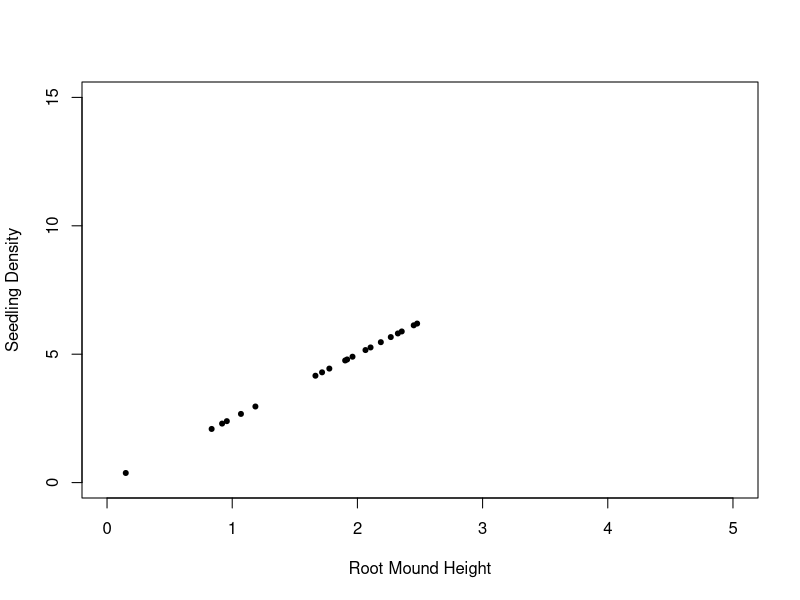
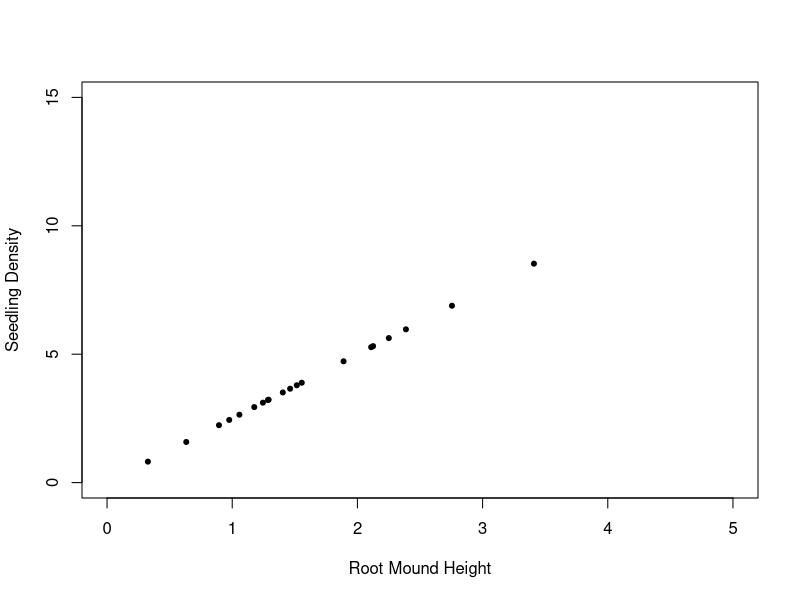
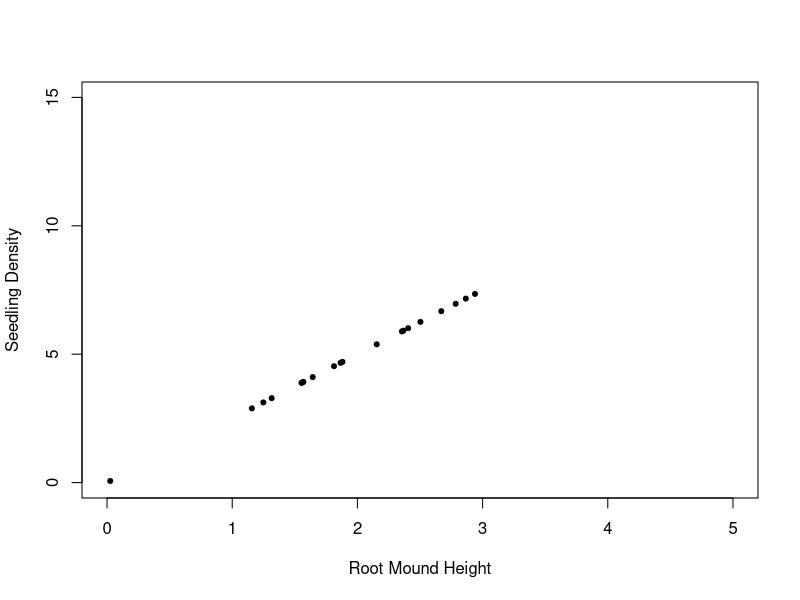
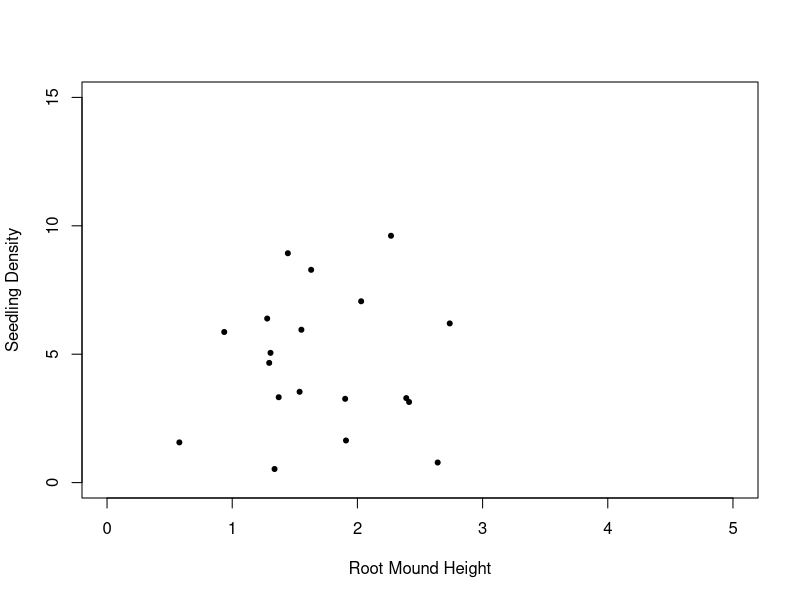

Recreate these plots in R, in order.
## ---- chunk 1
library(ggplot2)
#Make equation to calculate density 
beta1 <- 2.5 # create slope
height <- rnorm(20, mean = 1.8, sd = 0.7) #create normally distributed x with parameters from above
beta0 <- 0 # intercept of 0

density <- beta1 * height + beta0 # calculate density based on the above variables

df <- data.frame(height, density) # make data frame of these vectors
df$index <- seq(1:length(height)) # add index column
## ---- chunk 2
lm1 <- lm(density ~ height, data = df) #make linear model
summary(lm1) #show summary of model

plot(df$height, df$density, pch = 20, col = "black", xlab = "Root Mound Height", ylab = "Seedling Density", ylim = c(0, 15), xlim = c(0, 5)) #make graph

## ---- chunk 3
# Run code a second time
#Root Mound Height
beta1 <- 2.5 # create slope
height <- rnorm(20, mean = 1.8, sd = 0.7) #create normally distributed x with parameters from above
beta0 <- 0 # intercept of 0

density <- beta1 * height + beta0 # make density based on these variables

df <- data.frame(height, density) # make data frame of these vectors
df$index <- seq(1:length(height)) # add index column

lm1 <- lm(density ~ height, data = df) #make linear model
summary(lm1) #make summary of model

plot(df$height, df$density, pch = 20, col = "black", xlab = "Root Mound Height", ylab = "Seedling Density", ylim = c(0, 15), xlim = c(0, 5)) #make graph



####################
# Run code a third time
#Root Mound Height
beta1 <- 2.5 # create slope
height <- rnorm(20, mean = 1.8, sd = 0.7) #create normally distributed x with parameters from above
beta0 <- 0 # intercept of 0

density <- beta1 * height + beta0 # make density based on these variables

df <- data.frame(height, density) # make data frame of these vectors
df$index <- seq(1:length(height)) # add index column

lm1 <- lm(density ~ height, data = df) #make linear model
summary(lm1) #make summary of model

plot(df$height, df$density, pch = 20, col = "black", xlab = "Root Mound Height", ylab = "Seedling Density", ylim = c(0, 15), xlim = c(0, 5)) #make graph

## ---- chunk 4
# Run code with an added noise variable so that the simulated data not are not just a perfect line

#Root Mound Height
beta1 <- 2.5 # create slope
noise <- rnorm(n = 20, mean = 0, sd = 3) # add noise parameter that offsets points from the perfect regression line
height <- rnorm(20, mean = 1.8, sd = 0.7) #create normally distributed x with parameters from above
beta0 <- 0 # intercept of 0

density <- beta1 * height + beta0 + noise # make density based on these variables

df <- data.frame(height, density)

lm1 <- lm(density ~ height, data = df) #make linear model
summary(lm1) #make summary of model

plot(df$height, df$density, pch = 20, col = "black", xlab = "Root Mound Height", ylab = "Seedling Density", ylim = c(0, 15), xlim = c(0, 5)) #make graph

